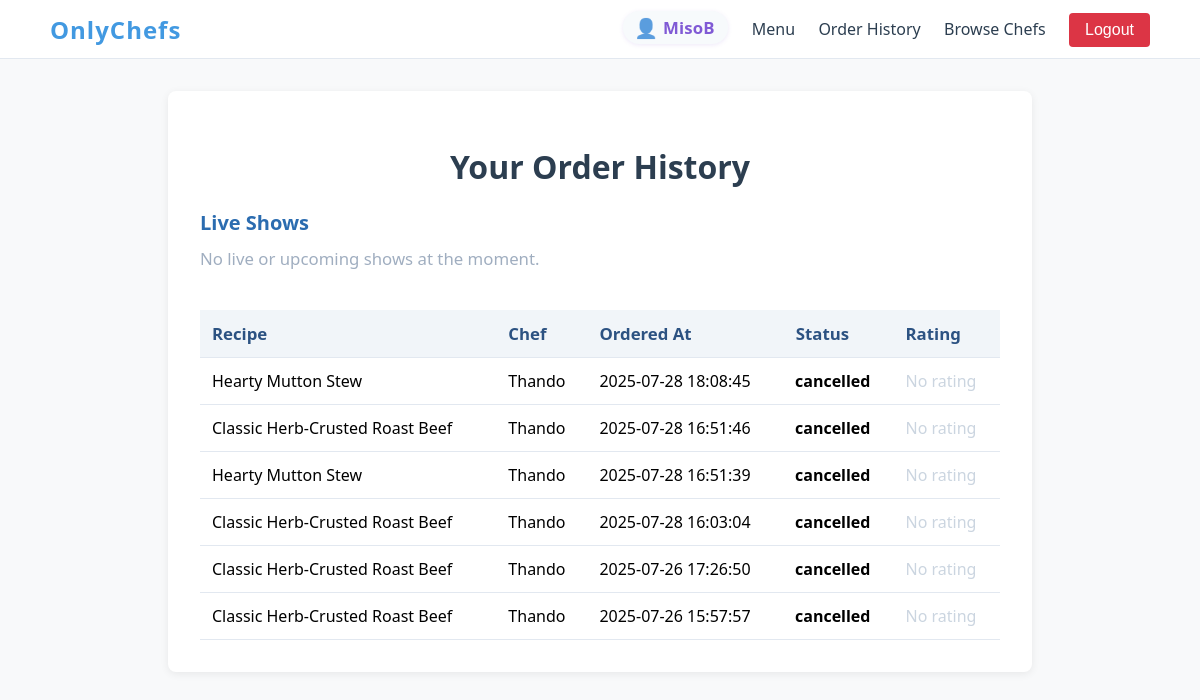
/order_history (signed in), run on the app's committed database.
### tables this page shows
CREATE TABLE users (
                id INTEGER PRIMARY KEY AUTOINCREMENT,
                username TEXT UNIQUE NOT NULL,
                password TEXT NOT NULL,
                user_type TEXT NOT NULL DEFAULT 'customer'  -- Add user_type column
            , profile_info TEXT);

CREATE TABLE orders (
                id INTEGER PRIMARY KEY AUTOINCREMENT,
                customer_id INTEGER NOT NULL,
                recipe_id INTEGER NOT NULL,
                timestamp DATETIME DEFAULT CURRENT_TIMESTAMP,
                status TEXT DEFAULT 'pending',
                FOREIGN KEY (customer_id) REFERENCES users(id),
                FOREIGN KEY (recipe_id) REFERENCES recipes(id)
            );

CREATE TABLE recipes (
                id INTEGER PRIMARY KEY AUTOINCREMENT,
                chef_id INTEGER NOT NULL,
                title TEXT NOT NULL,
                description TEXT,
                ingredients TEXT,
                instructions TEXT, image_filename TEXT, video_filename TEXT, rating INTEGER DEFAULT 0, comment TEXT,
                FOREIGN KEY (chef_id) REFERENCES users(id)
            );

### app.py (the view)
@app.route("/order_history")
def order_history():
    if 'username' not in session or session.get('user_type') != 'customer':
        flash("Access denied. Only customers can view order history.", "error")
        return redirect(url_for('home'))
    from datetime import datetime
    with get_db_connection() as conn:
        customer = conn.execute("SELECT id FROM users WHERE username=?", (session['username'],)).fetchone()
        orders = conn.execute("SELECT orders.*, recipes.title, recipes.description, users.username as chef_name FROM orders JOIN recipes ON orders.recipe_id = recipes.id JOIN users ON recipes.chef_id = users.id WHERE orders.customer_id=? ORDER BY orders.timestamp DESC", (customer['id'],)).fetchall()
        now = datetime.now().isoformat(' ')
        live_shows = conn.execute(
            "SELECT * FROM live_shows WHERE status='live' AND start_time<=? ORDER BY start_time ASC", (now,)
        ).fetchall() if 'live_shows' in [row['name'] for row in conn.execute("SELECT name FROM sqlite_master WHERE type='table'").fetchall()] else []
        upcoming_shows = conn.execute(
            "SELECT * FROM live_shows WHERE status='upcoming' AND start_time> ? ORDER BY start_time ASC", (now,)
        ).fetchall() if 'live_shows' in [row['name'] for row in conn.execute("SELECT name FROM sqlite_master WHERE type='table'").fetchall()] else []
    return render_template("order_history.html", orders=orders, live_shows=live_shows, upcoming_shows=upcoming_shows)

### app.py (called while the page is built)
def get_db_connection():
    conn = sqlite3.connect(DB_PATH)
    conn.row_factory = sqlite3.Row
    return conn

### templates/order_history.html (shortened to what this page needs)
<!doctype html>
<html lang="en">
<head>
</head>
<body>
    {% include 'navbar.html' %}
    <div class="container container-fade fade-section">
        <h1>Your Order History</h1>
        <div class="live-shows-section" style="margin-bottom:2.5rem;">
            <h2 style="color:#2b6cb0;font-size:1.25rem;margin-bottom:0.7rem;">Live Shows</h2>
            {% if live_shows or upcoming_shows %}
                <ul style="list-style:none;padding:0;">
                    {% for show in live_shows %}
                        <li style="margin-bottom:0.7rem;padding:0.8rem 1.2rem;background:#e6fffa;border-radius:7px;display:flex;align-items:center;justify-content:space-between;">
                            <div>
                                <a href="{{ url_for('show_detail', show_id=show.id) }}" style="font-weight:600;color:#285e61;text-decoration:underline;">{{ show.title }}</a>
                                <span style="margin-left:1.2em;color:#319795;font-size:0.98em;">LIVE NOW</span>
                                <span style="margin-left:1.2em;color:#4a5568;font-size:0.97em;">{{ show.start_time }}</span>
                            </div>
                            <a href="{{ url_for('live_show', show_id=show.id) }}" style="background:#38b2ac;color:#fff;padding:0.5em 1.2em;border-radius:5px;text-decoration:none;font-weight:500;">Join</a>
                        </li>
                    {% endfor %}
                    {% for show in upcoming_shows %}
                        <li style="margin-bottom:0.7rem;padding:0.8rem 1.2rem;background:#f0fff4;border-radius:7px;display:flex;align-items:center;justify-content:space-between;">
                            <div>
                                <a href="{{ url_for('show_detail', show_id=show.id) }}" style="font-weight:600;color:#276749;text-decoration:underline;">{{ show.title }}</a>
                                <span style="margin-left:1.2em;color:#68d391;font-size:0.98em;">Upcoming</span>
                                <span style="margin-left:1.2em;color:#4a5568;font-size:0.97em;">{{ show.start_time }}</span>
                            </div>
                            <span style="background:#68d391;color:#fff;padding:0.5em 1.2em;border-radius:5px;font-weight:500;">Starts Soon</span>
                        </li>
                    {% endfor %}
                </ul>
            {% else %}
                <div style="color:#a0aec0;font-size:1.05em;">No live or upcoming shows at the moment.</div>
            {% endif %}
        </div>
        {% if orders|length == 0 %}
            <p>You have not placed any orders yet.</p>
        {% else %}
        <table>
            <thead>
                <tr>
                    <th>Recipe</th>
                    <th>Chef</th>
                    <th>Ordered At</th>
                    <th>Status</th>
                    <th>Rating</th>
                </tr>
            </thead>
            <tbody>
                {% for order in orders %}
                <tr>
                    <td>{{ order['title'] }}</td>
                    <td>{{ order['chef_name'] }}</td>
                    <td>{{ order['timestamp'] }}</td>
                    <td class="status">{{ order['status'] }}</td>
                    <td>
                        {% set rating = order['rating'] if 'rating' in order else None %}
                        {% if rating %}
                            <span style="color:#f6ad55;">
                                {% for i in range(1,6) %}
                                    <span style="font-size:1.2em;">&#9733;</span>{% if i == rating|int %}<span style="color:#cbd5e0;">{% endif %}{% endfor %}
                            </span>
                            <span style="color:#805ad5;font-size:0.98em;">{{ '%.1f'|format(rating|float) }}/5</span>
                        {% else %}
                            <span style="color:#cbd5e0;">No rating</span>
                        {% endif %}
                    </td>
                </tr>
                {% endfor %}
            </tbody>
        </table>
        {% endif %}
    </div>
</body>
</html>

### templates/navbar.html (shortened to what this page needs)
<!doctype html>
<nav class="navbar">
    <div class="nav-container">
        <a href="{{ url_for('home') }}" class="brand">OnlyChefs</a>
        <div class="nav-links">
            {% if session.get('username') %}
                <span class="nav-user" title="Logged in as {{ session['username'] }}">
                    <span class="nav-user-icon">👤</span> {{ session['username'] }}
                </span>
                {% if session.get('user_type') == 'chef' %}
                    <a href="{{ url_for('manage_recipes') }}">Manage Recipes</a>
                    <a href="{{ url_for('view_orders') }}">View Orders</a>
                    <a href="{{ url_for('edit_profile') }}">Edit Profile</a>
                    <a href="{{ url_for('chef_profile', username=session['username']) }}">Profile</a>
                {% elif session.get('user_type') == 'customer' %}
                    <a href="{{ url_for('view_menu') }}">Menu</a>
                    <a href="{{ url_for('order_history') }}">Order History</a>
                {% endif %}
                <a href="{{ url_for('browse_chefs') }}">Browse Chefs</a>
                <form action="{{ url_for('logout') }}" method="get" style="display:inline;">
                    <button type="submit" class="logout-btn">Logout</button>
                </form>
            {% else %}
                <a href="{{ url_for('login') }}">Login</a>
                <a href="{{ url_for('signup') }}">Sign Up</a>
            {% endif %}
        </div>
    </div>
</nav>

### templates/order_history.html (style rules this page uses)
body { font-family: 'Segoe UI', Arial, sans-serif; background: #f8f9fa; margin: 0; padding: 0; }
.container { max-width: 800px; margin: 2rem auto; background: #fff; border-radius: 8px; box-shadow: 0 2px 8px rgba(0,0,0,0.07); padding: 2rem; }
h1 { text-align: center; color: #2c3e50; }
.fade-section { opacity:0; transform:translateY(24px); transition:opacity 0.6s, transform 0.6s; }
.fade-section.visible { opacity:1; transform:none; }
.container-fade { animation: fadeInMain 0.8s cubic-bezier(.4,0,.2,1); }
table { width: 100%; border-collapse: collapse; margin-top: 1.5rem; }
th, td { padding: 0.75rem; border-bottom: 1px solid #e2e8f0; text-align: left; }
th { font-size: 1.05rem; font-weight: 600; color: #2c5282; background: #f1f5f9; }
.status { border-radius: 5px; padding: 0.2rem 0.7rem; font-size: 1rem; font-weight: bold; }

### templates/navbar.html (style rules this page uses)
.navbar { background: #fff; border-bottom: 1px solid #e2e8f0; padding: 0.7rem 0; margin-bottom: 2rem; }
.nav-container { max-width: 1100px; margin: 0 auto; display: flex; align-items: center; justify-content: space-between; padding: 0 2rem; }
.brand { font-size: 1.5rem; font-weight: bold; color: #4299e1; text-decoration: none; letter-spacing: 1px; }
.nav-links a { margin-left: 1.2rem; color: #2c3e50; text-decoration: none; font-size: 1rem; transition: color 0.2s; }
.nav-user { margin-left: 1.2rem; color: #805ad5; font-weight: 600; font-size: 1.05rem; display: inline-flex; align-items: center; gap: 0.3rem; background: #f7fafc; border-radius: 16px; padding: 0.18rem 0.85rem 0.18rem 0.7rem; box-shadow: 0 1px 4px #805ad522; letter-spacing: 0.01em; }
.nav-user-icon { font-size: 1.15em; opacity: 0.7; }
.logout-btn { margin-left: 1.2rem; background-color: #dc3545; color: white; padding: 8px 16px; text-decoration: none; border-radius: 4px; border: none; font-size: 1rem; font-weight: 500; cursor: pointer; transition: background 0.18s; }

### data on the page
users: username "MisoB"
orders: title "Hearty Mutton Stew", chef_name "Thando", timestamp "2025-07-28 18:08:45", status "cancelled"
orders: title "Classic Herb-Crusted Roast Beef", chef_name "Thando", timestamp "2025-07-28 16:51:46", status "cancelled"
orders: title "Hearty Mutton Stew", chef_name "Thando", timestamp "2025-07-28 16:51:39", status "cancelled"
orders: title "Classic Herb-Crusted Roast Beef", chef_name "Thando", timestamp "2025-07-28 16:03:04", status "cancelled"
orders: title "Classic Herb-Crusted Roast Beef", chef_name "Thando", timestamp "2025-07-26 17:26:50", status "cancelled"
orders: title "Classic Herb-Crusted Roast Beef", chef_name "Thando", timestamp "2025-07-26 15:57:57", status "cancelled"
